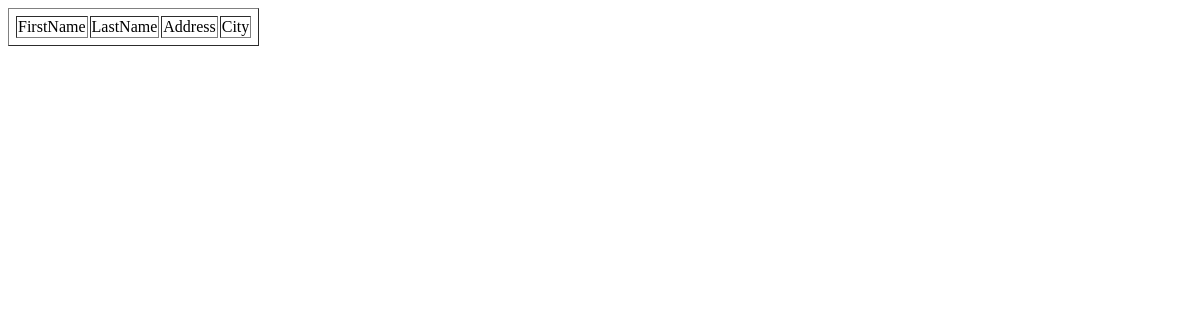
/list, run on an earlier commit of the app's database.
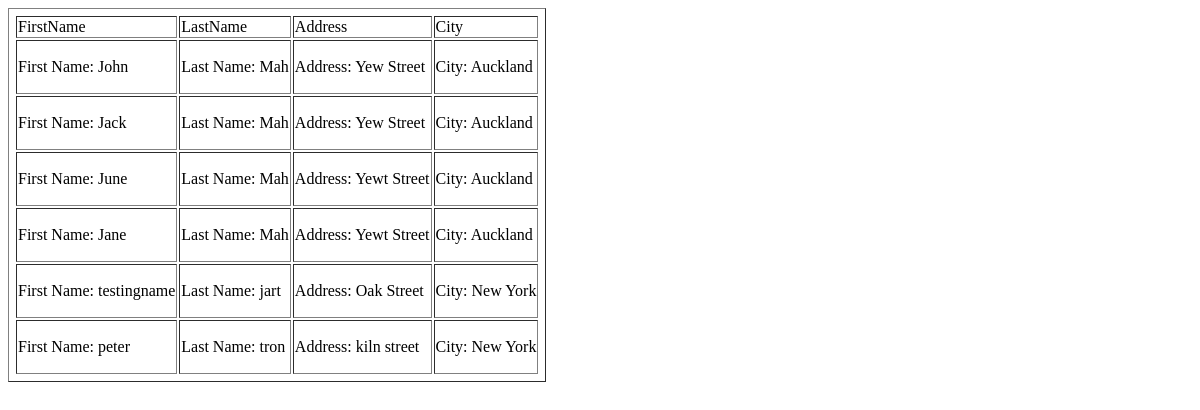
And on a later commit of the database.
### tables this page shows
CREATE TABLE "Student1" (
	"FirstName"	TEXT,
	"LastName"	TEXT,
	"Address"	TEXT,
	"City"	TEXT,
	"stdID"	INTEGER NOT NULL,
	PRIMARY KEY("stdID")
);

### sqlitecon.py (the view)
@app.route('/list')
def list():
    con = sql.connect('enrollment.db')
    con.row_factory = sql.Row
    cur = con.cursor()
    cur.execute("select * from Student1")
    rows = cur.fetchall()
    return render_template('list.html', rows = rows)

### templates/list.html (shortened to what this page needs)
<!DOCTYPE html>
<html lang="en">
<head>
</head>
<body>
    <table border="1" style="padding: 5px;">
        <thead>
            <td>FirstName</td>
            <td>LastName</td>
            <td>Address</td>
            <td>City</td>
        </thead>
    {% for row in rows %}
    <tr>
        <td><p>First Name: {{row.FirstName}}</p></td>
        <td><p>Last Name: {{row.LastName}}</p></td>
        <td><p>Address: {{row.Address}}</p></td>
        <td><p>City: {{row.City}}</p></td>
    </tr>
    {% endfor %}
</table>
</body>
</html>

What changed in the data, as far as the page shows it:
added Student1: FirstName "John", LastName "Mah", Address "Yew Street", City "Auckland"
added Student1: FirstName "Jack", LastName "Mah", Address "Yew Street", City "Auckland"
added Student1: FirstName "June", LastName "Mah", Address "Yewt Street", City "Auckland"
added Student1: FirstName "Jane", LastName "Mah", Address "Yewt Street", City "Auckland"
added Student1: FirstName "testingname", LastName "jart", Address "Oak Street", City "New York"
added Student1: FirstName "peter", LastName "tron", Address "kiln street", City "New York"
